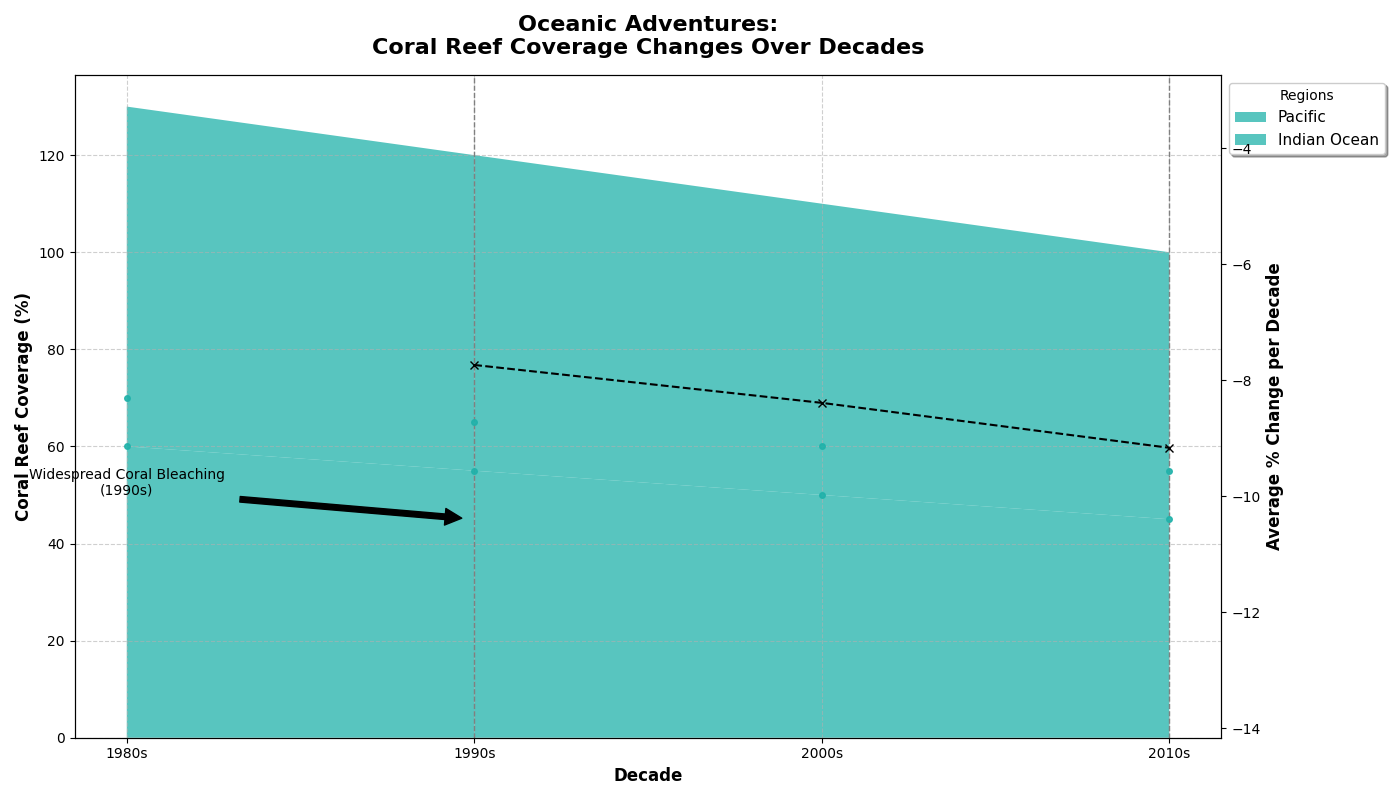

Write the Python code that produced this figure.
import matplotlib.pyplot as plt
import numpy as np

# Data preparation
decades = np.array(['1980s', '1990s', '2000s', '2010s'])
pacific_reef = np.array([60, 55, 50, 45])
indian_ocean_reef = np.array([70, 65, 60, 55])

# Stack the data for plotting
reef_data = np.vstack([pacific_reef, indian_ocean_reef])

# Plot the stacked area chart with a consistent color
fig, ax = plt.subplots(figsize=(14, 8))
ax.stackplot(decades, reef_data, labels=['Pacific', 'Indian Ocean'], 
             colors=['#20B2AA', '#20B2AA'], alpha=0.75)

# Customize the chart with title and labels
ax.set_title('Oceanic Adventures:\nCoral Reef Coverage Changes Over Decades', fontsize=16, weight='bold', pad=15)
ax.set_xlabel('Decade', fontsize=12, weight='bold')
ax.set_ylabel('Coral Reef Coverage (%)', fontsize=12, weight='bold')

# Highlight specific decades with vertical lines
highlight_decades = ['1990s', '2010s']
for decade in highlight_decades:
    ax.axvline(x=decade, color='grey', linestyle='--', linewidth=1)

# Annotate significant points
ax.annotate('Widespread Coral Bleaching\n(1990s)', xy=('1990s', 45), xytext=('1980s', 50),
            arrowprops=dict(facecolor='black', shrink=0.05), fontsize=10, ha='center')

# Adding grid for better readability
ax.grid(visible=True, linestyle='--', alpha=0.6)

# Position the legend outside the plot
ax.legend(loc='upper left', bbox_to_anchor=(1, 1), title='Regions', fontsize=11, shadow=True)

# Add data points markers with corresponding lines
for y in reef_data:
    ax.plot(decades, y, marker='o', markersize=4, color='#20B2AA', linestyle='None', alpha=0.9)

# Create an additional subplot for % change per decade
percent_change = np.diff(reef_data, axis=1) / reef_data[:, :-1] * 100
avg_percent_change = np.mean(percent_change, axis=0)
ax_change = ax.twinx()
ax_change.plot(decades[1:], avg_percent_change, color='black', linestyle='--', marker='x', label='Avg % Change')
ax_change.set_ylabel('Average % Change per Decade', fontsize=12, weight='bold')
ax_change.set_ylim(min(avg_percent_change) - 5, max(avg_percent_change) + 5)

plt.tight_layout()
plt.show()
